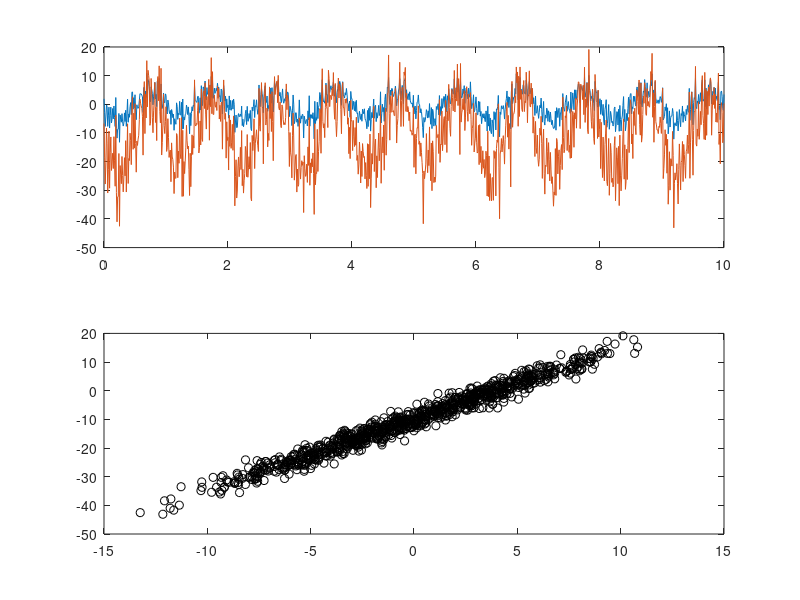
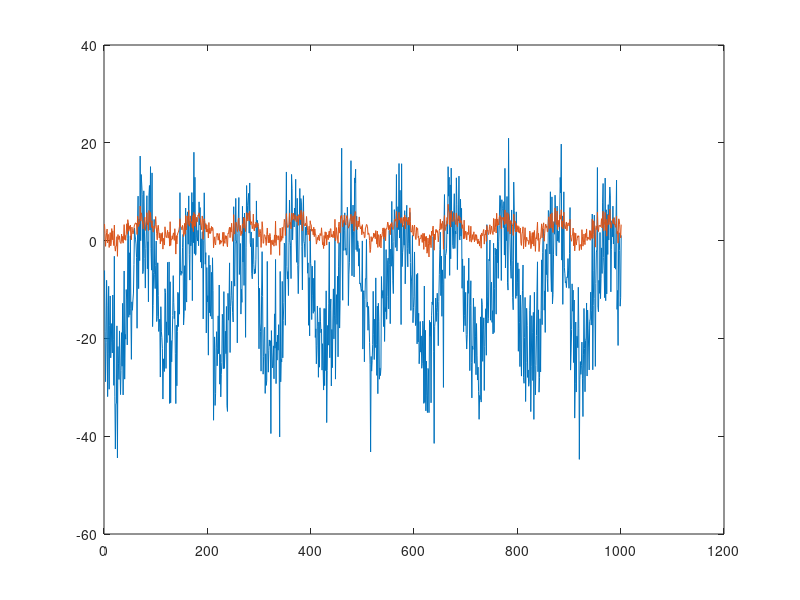

Write the MATLAB code that produced these figures, in order.
t=[0:0.01:10]; % 10 second of data


x1= 5*sin(2*pi*t-pi)+3*randn(1, length(t));
x2 = x1*2.5-10+2*randn(1, length(x1));

figure; subplot(2, 1, 1);plot(t, x1, t, x2)

subplot(2, 1, 2); plot(x1, x2, 'ko')

x=[x1;x2]';

[u, s, v]=svd(x);

scores = x*v;

figure; plot(scores);

